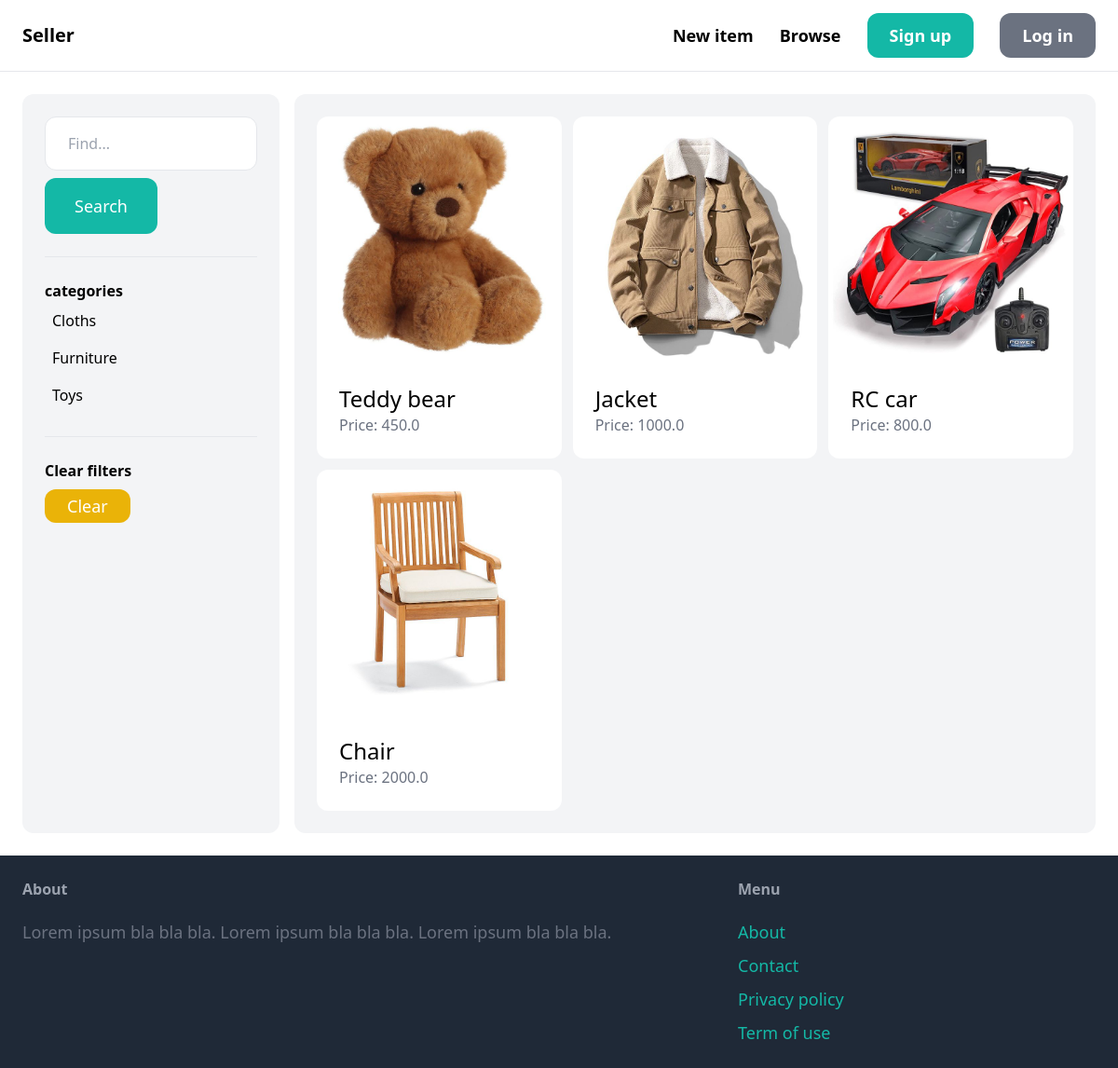
The app's page /items/ with its own data.
### item/models.py (models this page shows, shortened)
class Category(models.Model):
    name = models.CharField(max_length=255)
    class Meta:
        ordering = ('name',)
        verbose_name_plural = 'Categories'

class Item(models.Model):
    category = models.ForeignKey(Category, related_name='items', on_delete=models.CASCADE)
    name = models.CharField(max_length=255)
    description = models.TextField(blank=True, null=True)
    price = models.FloatField()
    image = models.ImageField(upload_to='item_images')
    is_sold = models.BooleanField(default=False)
    created_by = models.ForeignKey(User, related_name='items', on_delete=models.CASCADE)
    created_at = models.DateTimeField(auto_now_add=True)

### item/views.py (the view)
# urls.py: path('', views.items, name='items'),
def items(request):
    query = request.GET.get('query', '')
    category_id = request.GET.get('category', 0)
    categories = Category.objects.all()
    items = Item.objects.filter(is_sold=False)
    if category_id:
        items = items.filter(category_id=category_id)
    if query:
        items = items.filter(Q(name__icontains=query) | Q(description__icontains=query))
    return render(request, 'item/items.html', {
        'items': items,
        'query': query,
        'categories': categories,
        'category_id': int(category_id),
    })

### item/templates/item/items.html (shortened to what this page needs)
{% extends 'core/base.html' %}
{% block content %}
<div class="grid grid-cols-4 gap-4 ">
    <div class="p-6 col-span-1 bg-gray-100 rounded-xl">
        <form action="{% url 'item:items' %}" method="get">
            <input class="w-full py-4 px-6 border rounded-xl" type="text" name="query" value="{{ query }}"
                placeholder="Find...">
            <button class="mt-2 py-4 px-8 text-lg bg-teal-500 text-white rounded-xl">Search</button>
        </form>
        <hr class="my-6">
        <p class="font-semibold">categories</p>
        <ul>
            {% for category in categories %}
            <li class="py-2 px-2 rounded-xl {% if category.id == category_id %} bg-gray-200 {% endif %}">
                <a href="{% url 'item:items' %}?query={{ query }}&category={{ category.id }}">{{ category.name }}</a>
            </li>
            {% endfor %}
        </ul>
        <hr class="my-6">
        <p class="font-semibold">Clear filters</p>
        <ul>
            <li>
                <a href="{% url 'item:items' %}"
                    class="mt-2 py-1 px-6 inline-block bg-yellow-500 text-lg rounded-xl text-white">Clear</a>
            </li>
        </ul>
    </div>
    <div class="p-6 col-span-3 bg-gray-100 rounded-xl">
        <div class=" grid grid-cols-3 gap-3">
            {% for item in items %}
            <div>
                <a href="{% url 'item:detail' item.id %}">
                    <div>
                        <img src="{{ item.image.url }}" class="rounded-t-xl">
                    </div>
                    <div class="p-6 bg-white rounded-b-xl">
                        <h2 class="text-2xl">{{ item.name }}</h2>
                        <p class="text-gray-500">Price: {{ item.price }}</p>
                    </div>
                </a>
            </div>
            {% endfor %}
        </div>
    </div>
</div>
{% endblock %}

### records on screen
Category: name "Cloths"
Category: name "Furniture"
Category: name "Toys"
Item: image (picture), name "Teddy bear", price "450.0"
Item: image (picture), name "Jacket", price "1000.0"
Item: image (picture), name "RC car", price "800.0"
Item: image (picture), name "Chair", price "2000.0"
